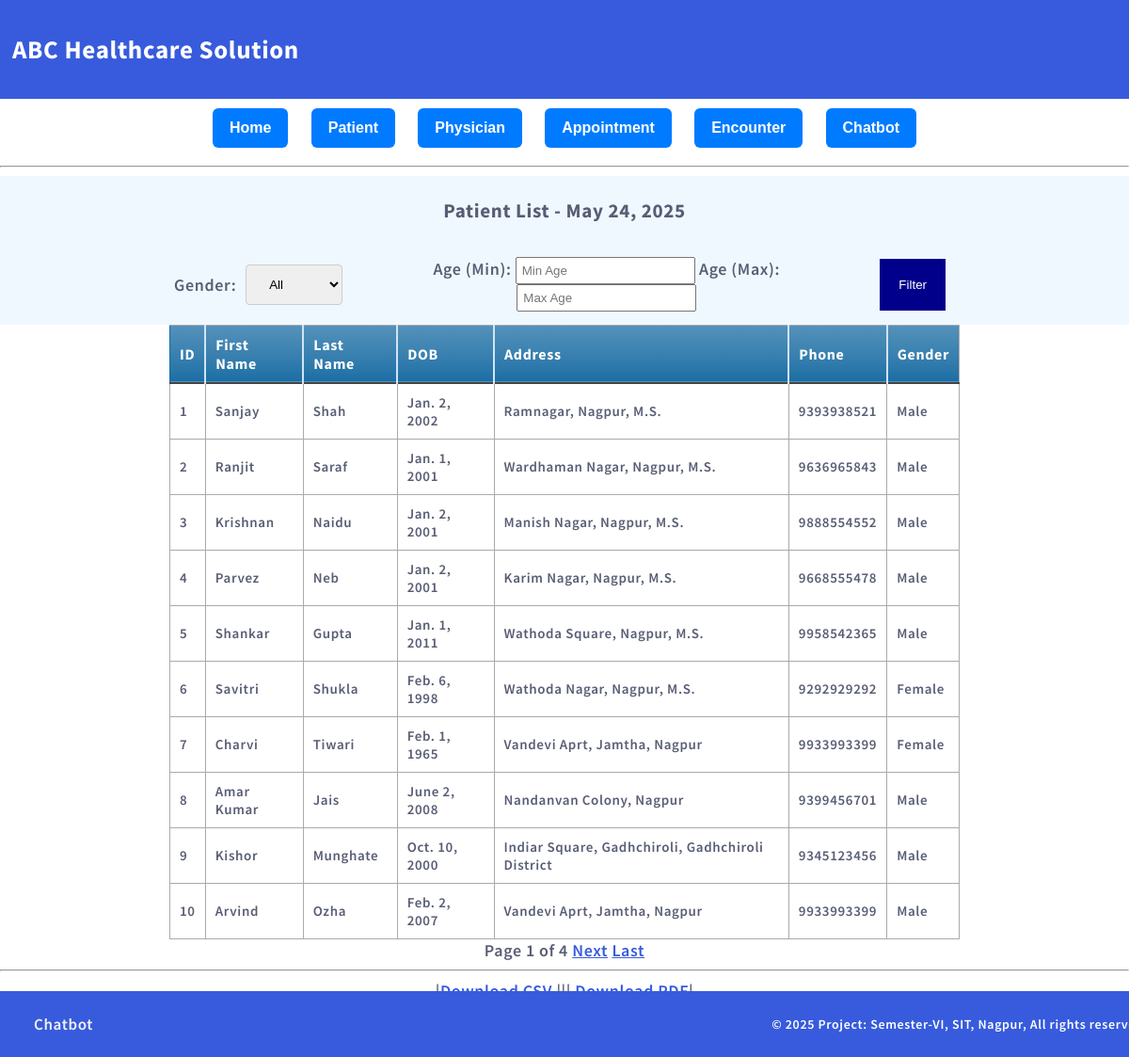
Page /patient-report/ on the committed database.
### members/models.py (models this page shows)
class Patient(models.Model):
    firstname=models.CharField(max_length=255)
    lastname=models.CharField(max_length=255)
    dob=models.DateField(null=True)
    add=models.CharField(max_length=500)
    phone=models.IntegerField(null=True)
    gender = models.CharField(max_length=10, choices=[('Male', 'Male'), ('Female', 'Female'), ('Other', 'Other')], null=True, blank=True)  # New field
    def __str__(self):
        return f"{self.firstname} {self.lastname}"

### members/views.py (the view, shortened to what this page needs)
# urls.py: path('patient-report/', patient_report, name='patient_report'),
def patient_report(request):
    patients = Patient.objects.all().order_by('id')  # ✅ Start with all patients
    print(patients)
    gender_filter = request.GET.get('gender', 'All')
    age_min = request.GET.get('age_min', '')
    age_max = request.GET.get('age_max', '')
    if gender_filter and gender_filter != "All":
        patients = patients.filter(gender=gender_filter)
    print("Gender Filter:", gender_filter, "Patients Found:", patients.count())
    print("Age Filter:", age_min, "-", age_max, "Patients Found:", patients.count())
    paginator = Paginator(patients, 10)
    page_number = request.GET.get('page')
    patients_page = paginator.get_page(page_number)
    today=date.today()
    return render(request, 'patient_report.html', {
        'page_obj': patients_page,
        'gender_filter': gender_filter,
        'age_min': age_min,
        'age_max': age_max,
        'today':today,
    })

### members/templates/patient_report.html (shortened to what this page needs)
{% extends "master.html" %}
{% block content %}
<div style="background-color:aliceblue; align-content: center;text-align: center;">
<form method="get">
    <center>
 <table style="width:70%;border-collapse: collapse; text-align:center;align-content: center; ">
    <tr>
        <td style="padding:2px;text-align:center;" colspan="4"><h3>Patient List - {{ today }}</h3></td></tr>
     <tr>
        <td style="padding: 5px;text-align: right;">
            <label for="gender">Gender:</label></td>
         <td style="padding:5px;text-align: left;" >
    <select name="gender">
        <option value="All" {% if gender_filter == "All" or not gender_filter %}selected{% endif %}>All</option>
    </select>
        </td>
    <td style="padding: 5px;text-align: center;">
         <label for="age_min">Age (Min):</label>
        <input type="number" name="age_min" min="0" value="{{ age_min|default:'' }}" placeholder="Min Age" style="padding:5px;">
        <label for="age_max">Age (Max):</label>
        <input type="number" name="age_max" min="0" value="{{ age_max|default:'' }}" placeholder="Max Age" style="padding:5px;">
         </td>
         <td style="padding: 5px;text-align: left;">
    <button type="submit">Filter</button>
        </td></tr></table>
        </center>
</form>
</div>
<center>
<table class="blueTable" style="width:70%">
    <thead>
    <tr>
        <th>ID</th>
        <th>First Name</th>
        <th>Last Name</th>
        <th>DOB</th>
        <th>Address</th>
        <th>Phone</th>
        <th>Gender</th>
    </tr>
    </thead>
    <tbody>
    {% for patient in page_obj %}
    <tr>
        <td>{{ patient.id}}</td>
        <td>{{ patient.firstname }}</td>
        <td>{{ patient.lastname }}</td>
        <td>{{ patient.dob }}</td>
        <td>{{ patient.add }}</td>
        <td>{{ patient.phone }}</td>
        <td>{{ patient.gender }}</td>
    </tr>
        {% empty %}
        <tr>
            <td colspan="7" style="text-align: center;">No records found</td>
        </tr>
    {% endfor %}
        </tbody>
</table>
<div>
    Page {{ page_obj.number }} of {{ page_obj.paginator.num_pages }}
    {% if page_obj.has_next %}
        <a href="?page={{ page_obj.next_page_number }}">Next</a>
        <a href="?page={{ page_obj.paginator.num_pages }}">Last</a>
    {% endif %}
</div>
<hr>
|<a href="{% url 'download_csv' %}">Download CSV</a> |||
<a href="{% url 'download_pdf' %}">Download PDF</a>|
<p>-------------------------------------------------------------------------------------------- </p>
</center>
{% endblock %}

### mystaticfiles/mystyles.css (style rules this page uses)
body { margin:0; font: 600 18px 'Source Sans Pro', sans-serif; letter-spacing: 0.64px; color: #585d74; }
button { background-color:darkblue; color:white; border-radius: 5x; padding: 20px; margin : 10px; border:3px; border-color:white; }
a:link, a:visited { color: #375BDC; }
table.blueTable { border: 1px solid #1C6EA4; background-color: White; width: 80%; text-align: left; border-collapse: collapse; }
table.blueTable td, table.blueTable th { border: 1px solid #AAAAAA; padding: 10px 10px; margin:5px; font-size:15px; }
table.blueTable tbody td { font-size: 15px; }
table.blueTable tr:nth-child(even) { background: White; }
table.blueTable thead { background: #1C6EA4; background: -moz-linear-gradient(top, #5592bb 0%, #327cad 66%, #1C6EA4 100%); background: -webkit-linear-gradient(top, #5592bb 0%, #327cad 66%, #1C6EA4 100%); background: linear-gradient(to bottom, #5592bb 0%, #327cad 66%, #1C6EA4 100%); border-bottom: 2px solid #444444; }
table.blueTable thead th { font-size: 16px; font-weight: bold; color: #FFFFFF; border-left: 2px solid #D0E4F5; }
table.blueTable thead th:first-child { border-left: none; }
input[type=text], select { width: 100%; padding: 12px 20px; margin: 8px 0; display: inline-block; border: 1px solid #ccc; border-radius: 4px; box-sizing: border-box; }

### rows in the picture
Patient: id "1", firstname "Sanjay", lastname "Shah", dob "Jan. 2, 2002", add "Ramnagar, Nagpur, M.S.", phone "9393938521", gender "Male"
Patient: id "2", firstname "Ranjit", lastname "Saraf", dob "Jan. 1, 2001", add "Wardhaman Nagar, Nagpur, M.S.", phone "9636965843", gender "Male"
Patient: id "3", firstname "Krishnan", lastname "Naidu", dob "Jan. 2, 2001", add "Manish Nagar, Nagpur, M.S.", phone "9888554552", gender "Male"
Patient: id "4", firstname "Parvez", lastname "Neb", dob "Jan. 2, 2001", add "Karim Nagar, Nagpur, M.S.", phone "9668555478", gender "Male"
Patient: id "5", firstname "Shankar", lastname "Gupta", dob "Jan. 1, 2011", add "Wathoda Square, Nagpur, M.S.", phone "9958542365", gender "Male"
Patient: id "6", firstname "Savitri", lastname "Shukla", dob "Feb. 6, 1998", add "Wathoda Nagar, Nagpur, M.S.", phone "9292929292", gender "Female"
Patient: id "7", firstname "Charvi", lastname "Tiwari", dob "Feb. 1, 1965", add "Vandevi Aprt, Jamtha, Nagpur", phone "9933993399", gender "Female"
Patient: id "8", firstname "Amar Kumar", lastname "Jais", dob "June 2, 2008", add "Nandanvan Colony, Nagpur", phone "9399456701", gender "Male"
Patient: id "9", firstname "Kishor", lastname "Munghate", dob "Oct. 10, 2000", add "Indiar Square, Gadhchiroli, Gadhchiroli District", phone "9345123456", gender "Male"
Patient: id "10", firstname "Arvind", lastname "Ozha", dob "Feb. 2, 2007", add "Vandevi Aprt, Jamtha, Nagpur", phone "9933993399", gender "Male"

### other values in the picture
{{ page_obj.number }} "1"
{{ page_obj.paginator.num_pages }} "4"
